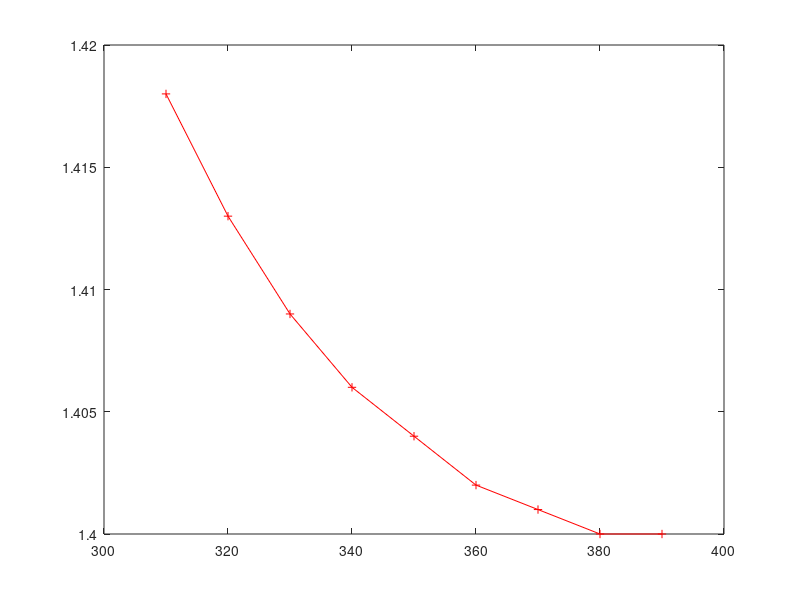

The MATLAB source for this figure:
x=[310,320,330,340,350,360,370,380,390];
y1=[1.418,1.413,1.409,1.406,1.404,1.402,1.401,1.400,1.400];
plot(x,y1,'-+r');
hold on;
